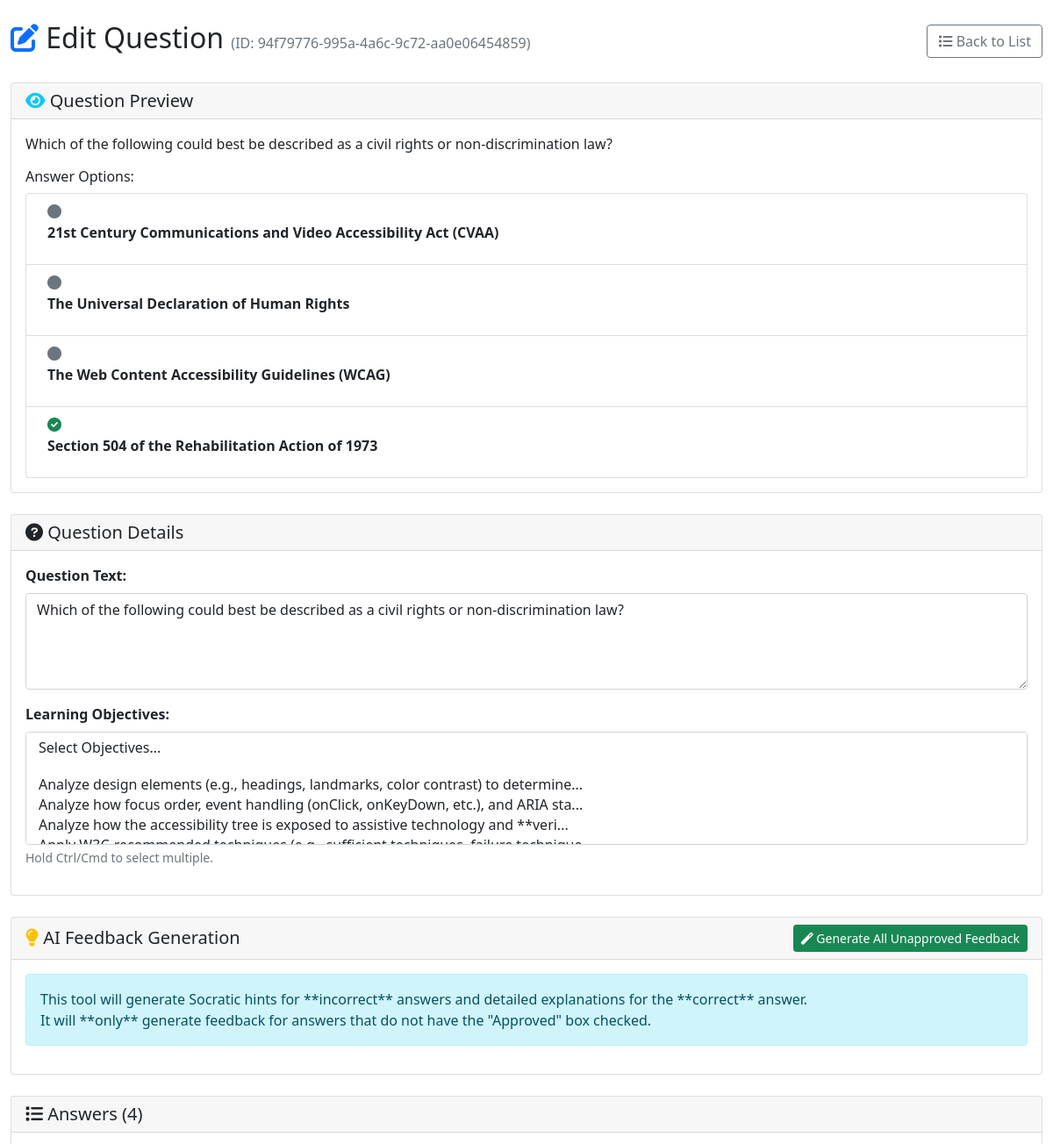
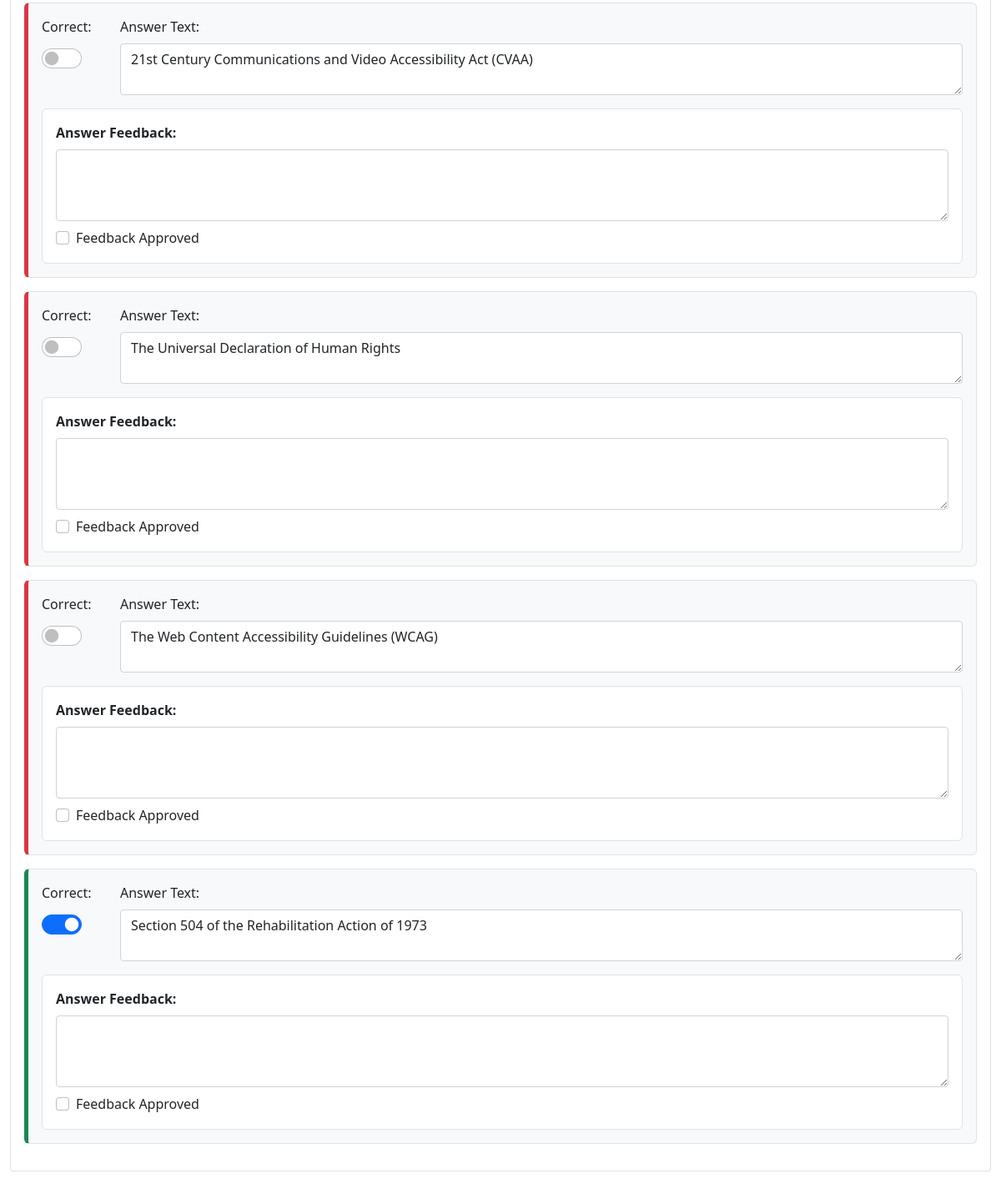
The app's page /questions/94f79776-995a-4a6c-9c72-aa0e06454859 with its own data (2 pictures, top to bottom).
### tables this page shows
CREATE TABLE question (
                    id TEXT PRIMARY KEY,
                    question_text TEXT NOT NULL,
                    created_at TEXT
                );

CREATE TABLE answer (
                    id TEXT PRIMARY KEY,
                    question_id TEXT NOT NULL,
                    text TEXT NOT NULL,
                    is_correct BOOLEAN NOT NULL DEFAULT 0,
                    feedback_text TEXT,
                    feedback_approved BOOLEAN NOT NULL DEFAULT 0,
                    FOREIGN KEY (question_id) REFERENCES question (id) ON DELETE CASCADE
                );

### src/question_app/api/questions.py (the view)
@router.get("/{question_id}", response_class=HTMLResponse)
async def edit_question_page(request: Request, question_id: str):
    logger.info(f"Loading edit page for question_id: {question_id}")
    try:
        question_data = db.load_question_details(question_id)
        if not question_data:
            raise HTTPException(status_code=404, detail="Question not found")
        all_objectives = db.list_all_objectives()
        md = markdown.Markdown(extensions=['fenced_code', 'codehilite'])
        if question_data.get('question_text'):
            question_data['question_text_html'] = md.convert(question_data['question_text'])
        else:
            question_data['question_text_html'] = ''
        for answer in question_data.get('answers', []):
            if answer.get('text'):
                answer['text_html'] = md.convert(answer['text'])
            else:
                answer['text_html'] = ''
        return templates.TemplateResponse(
            "edit_question.html",
            {
                "request": request,
                "question": question_data,  # <-- This dict now has the _html fields
                "all_objectives": all_objectives,
            },
        )
    except Exception as e:
        logger.error(f"Error loading edit page: {e}", exc_info=True)
        raise HTTPException(status_code=500, detail="Could not load edit page.")

### templates/edit_question.html (shortened to what this page needs)
<!DOCTYPE html>
<html lang="en">
<head>
    <link href="https://cdn.jsdelivr.net/npm/bootstrap@5.1.3/dist/css/bootstrap.min.css" rel="stylesheet">
    <link href="https://cdnjs.cloudflare.com/ajax/libs/font-awesome/6.0.0/css/all.min.css" rel="stylesheet">
    <link rel="stylesheet" href="https://cdn.jsdelivr.net/simplemde/latest/simplemde.min.css">
</head>
<body>
    <div class="container-fluid py-4">
        <div class="d-flex justify-content-between align-items-center mb-4">
            <h1 class="h2">
                <i class="fas fa-edit text-primary"></i> Edit Question
                <small class="text-muted fs-6">(ID: {{ question.id }})</small>
            </h1>
            <div class="btn-group navigation-buttons">
                <a href="/" class="btn btn-outline-secondary">
                    <i class="fas fa-list"></i> Back to List
                </a>
            </div>
        </div>
        <div class="card mb-4">
            <div class="card-header">
                <h5 class="mb-0"><i class="fas fa-eye text-info"></i> Question Preview</h5>
            </div>
            <div class="card-body">
                <div class="question-preview">
                    <div class="question-text-preview mb-3" id="questionTextPreview">
                        {{ question.question_text_html | safe }}
                    </div>
                    <div class="answers-preview" id="answersPreviewContainer">
                        <h6>Answer Options:</h6>
                        <div class="list-group" id="answersPreviewList">
                            {% for answer in question.answers %}
                            <div class="list-group-item d-flex justify-content-between align-items-start">
                                <div class="ms-2 me-auto">
                                    <div class="fw-bold">
                                        {% if answer.is_correct %}
                                        <i class="fas fa-check-circle text-success"></i>
                                        {% else %}
                                        <i class="fas fa-circle text-muted"></i>
                                        {% endif %}
                                        <span class="answer-preview-text" data-answer-id="{{ answer.id }}">
                                            {{ answer.text_html | safe }}
                                        </span>
                                    </div>
                                </div>
                            </div>
                            {% endfor %}
                        </div>
                    </div>
                </div>
            </div>
        </div>
        <form id="questionForm" onsubmit="return false;">
            <div class="card mb-4">
                <div class="card-header">
                    <h5 class="mb-0"><i class="fas fa-question-circle"></i> Question Details</h5>
                </div>
                <div class="card-body">
                    <div class="mb-3">
                        <label for="questionText" class="form-label"><strong>Question Text:</strong></label>
                        <textarea id="questionText" name="question_text" class="form-control"
                            rows="4">{{ question.question_text }}</textarea>
                    </div>
                    <div class="mb-3">
                        <label for="learningObjectiveSelect" class="form-label"><strong>Learning
                                Objectives:</strong></label>
                        <select id="learningObjectiveSelect" name="objective_ids" class="form-select" multiple size="5">
                            <option value="">Select Objectives...</option>
                            {% for objective in all_objectives %}
                            <option value="{{ objective.id }}" >
                            </option>
                            {% endfor %}
                        </select>
                        <div class="form-text">Hold Ctrl/Cmd to select multiple.</div>
                    </div>
                </div>
            </div>
            <div class="card mb-4">
                <div class="card-header d-flex justify-content-between align-items-center">
                    <h5 class="mb-0">
                        <i class="fas fa-lightbulb text-warning"></i> AI Feedback Generation
                    </h5>
                    <button type="button" id="generateAllUnapprovedBtn" class="btn btn-success btn-sm">
                        <i class="fas fa-magic"></i> Generate All Unapproved Feedback
                    </button>
                </div>
                <div class="card-body">
                    <div class="alert alert-info">
                        This tool will generate Socratic hints for **incorrect** answers and detailed explanations for
                        the **correct** answer.
                        <br>It will **only** generate feedback for answers that do not have the "Approved" box checked.
                    </div>
                </div>
            </div>
            <div class="card mb-4">
                <div class="card-header">
                    <h5 class="mb-0"><i class="fas fa-list"></i> Answers ({{ question.answers|length }})</h5>
                </div>
                <div class="card-body">
                    <div id="answersContainer">
                        {% for answer in question.answers %}
                        <div class="answer-item p-3
                                {% if answer.is_correct %}correct-answer{% else %}incorrect-answer{% endif %}"
                            data-answer-id="{{ answer.id }}">
                            <div class="row">
                                <div class="col-md-1">
                                    <label class="form-label">Correct:</label>
                                    <div class="form-check form-switch fs-4">
                                        <input class="form-check-input correctness-toggle" type="checkbox"
                                            name="answer_is_correct_{{ answer.id }}" {% if answer.is_correct %}checked{%
                                            endif %}>
                                    </div>
                                </div>
                                <div class="col-md-11">
                                    <label class="form-label">Answer Text:</label>
                                    <textarea name="answer_text_{{ answer.id }}" class="form-control answer-text-editor"
                                        rows="2">{{ answer.text }}</textarea>
                                </div>
                            </div>
                            <div class="mt-3 feedback-editor-area
                                    {% if answer.feedback_approved %}feedback-approved{% endif %}"
                                id="feedback-area-{{ answer.id }}">
                                <label class="form-label"><strong>Answer Feedback:</strong></label>
                                <textarea name="answer_feedback_{{ answer.id }}"
                                    class="form-control answer-feedback-editor"
                                    rows="3">{{ answer.feedback_text }}</textarea>
                                <div class="form-check mt-2">
                                    <input class="form-check-input feedback-approve-toggle" type="checkbox"
                                        name="answer_feedback_approved_{{ answer.id }}" id="approve_{{ answer.id }}" >
                                    <label class="form-check-label" for="approve_{{ answer.id }}">
                                        Feedback Approved
                                    </label>
                                </div>
                            </div>
                        </div>
                        {% endfor %}
                    </div>
                </div>
            </div>
        </form>
    </div>
</body>
</html>

### templates/edit_question.html (style rules this page uses)
.answer-item { border: 1px solid #dee2e6; border-radius: 0.375rem; margin-bottom: 1rem; background-color: #f8f9fa; }
.correct-answer { border-left: 5px solid #198754; }
.incorrect-answer { border-left: 5px solid #dc3545; }
.feedback-editor-area { border-radius: 0.375rem; padding: 1rem; background-color: #ffffff; border: 1px solid #dee2e6; }

### records on screen
question: id "94f79776-995a-4a6c-9c72-aa0e06454859", question_text_html "Which of the following could best be described as a civil rights or non-discrimination law?", question_text "Which of the following could best be described as a civil rights or non-discrimination law?"
answer: text_html "21st Century Communications and Video Accessibility Act (CVAA)", id "21st Century Communications and Video Accessibility Act (CVAA)"
answer: text_html "The Universal Declaration of Human Rights", id "The Universal Declaration of Human Rights"
answer: text_html "The Web Content Accessibility Guidelines (WCAG)", id "The Web Content Accessibility Guidelines (WCAG)"
answer: text_html "Section 504 of the Rehabilitation Action of 1973", is_correct "☑", id "Section 504 of the Rehabilitation Action of 1973"

### other values on screen
{{ question.answers|length }} "4"
